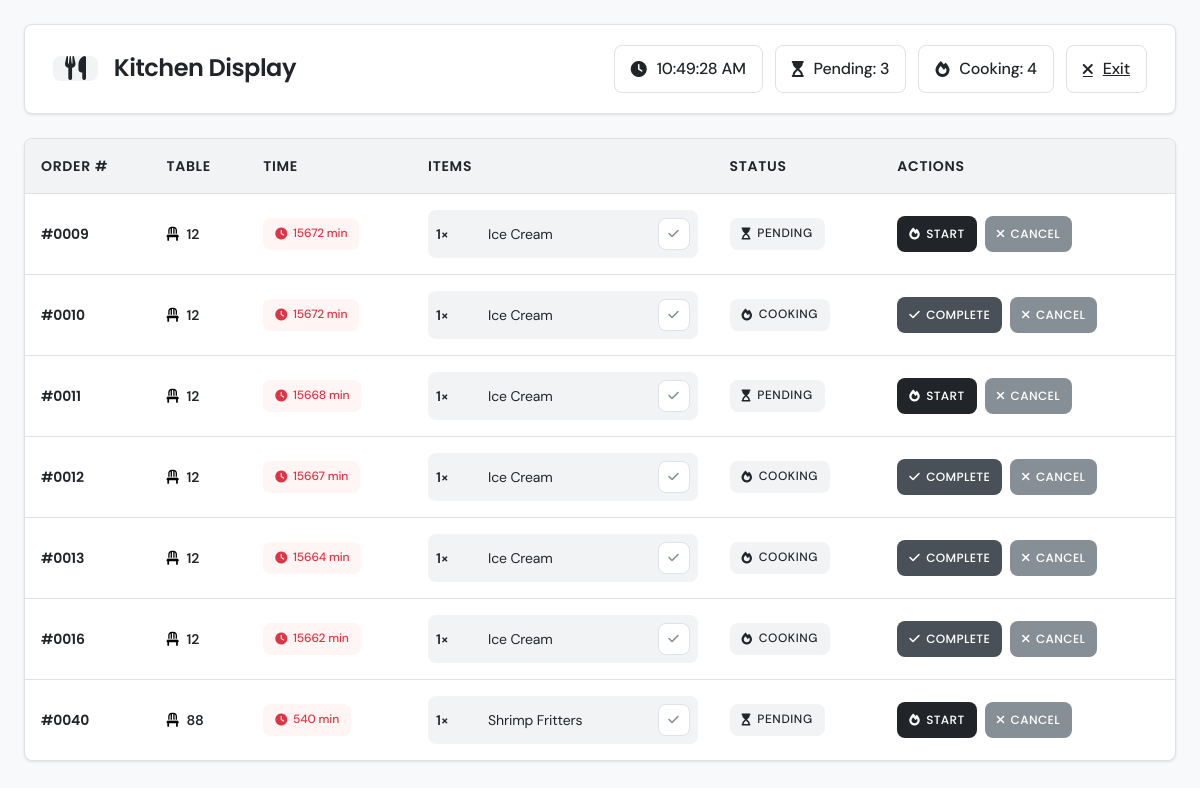
Page /admin/kitchen.php (signed in) on the committed database.
### tables this page shows
CREATE TABLE `orders` (
  `id` int(11) NOT NULL,
  `table_id` int(11) DEFAULT NULL,
  `status` enum('pending','processing','completed','cancelled') DEFAULT 'pending',
  `total_amount` decimal(10,2) DEFAULT 0.00,
  `created_at` timestamp NULL DEFAULT current_timestamp()
);

CREATE TABLE `tables` (
  `id` int(11) NOT NULL,
  `table_number` int(11) NOT NULL,
  `status` enum('active','inactive') DEFAULT 'active',
  `created_at` timestamp NULL DEFAULT current_timestamp()
);

### classes/Order.php (called while the page is built, shortened)
<?php
class Order extends Model {
    protected $table_name = "orders";
    protected $conn;
    public function __construct($db) {
        $this->conn = $db;
    }
    public function getOrdersByStatus($status) {
        try {
            $query = "SELECT o.*, t.table_number,
                      COUNT(oi.id) as item_count,
                      GROUP_CONCAT(
                        JSON_OBJECT(
                            'name', mi.name,
                            'quantity', oi.quantity,
                            'price', oi.price,
                            'instructions', COALESCE(oi.special_instructions, '')
                        )
                      ) as items_data
                      FROM " . $this->table_name . " o
                      LEFT JOIN tables t ON o.table_id = t.id
                      LEFT JOIN order_items oi ON o.id = oi.order_id
                      LEFT JOIN menu_items mi ON oi.menu_item_id = mi.id
                      WHERE o.status = :status
                      GROUP BY o.id, o.table_id, o.status, o.total_amount, o.created_at, t.table_number
                      ORDER BY o.created_at ASC";
            $stmt = $this->conn->prepare($query);
            $stmt->bindParam(':status', $status);
            $stmt->execute();
            $orders = $stmt->fetchAll(PDO::FETCH_ASSOC);
            foreach ($orders as &$order) {
                $items_data = explode('},{', trim($order['items_data'], '[]'));
                $order['items'] = [];
                $order['special_instructions'] = [];
                foreach ($items_data as $item_json) {
                    if (!empty($item_json)) {
                        $item = json_decode($item_json, true);
                        if ($item) {
                            $order['items'][] = $item['name'] . ' (' . $item['quantity'] . ')';
                        }
                    }
                }
            }
            return $orders;
        } catch (PDOException $e) {
            throw new Exception("Error fetching orders by status: " . $e->getMessage());
        }
    }
}
?>

### admin/kitchen.php (the view, shortened to what this page needs)
<?php
require_once(__DIR__ . '/../classes/Order.php');
$database = new Database();
$db = $database->getConnection();
$orderModel = new Order($db);
try {
    $pending_orders = $orderModel->getOrdersByStatus('pending');
    $processing_orders = $orderModel->getOrdersByStatus('processing');
    $all_orders = array_merge($pending_orders ?? [], $processing_orders ?? []);
    usort($all_orders, function($a, $b) {
        return strtotime($a['created_at']) - strtotime($b['created_at']);
    });
} catch (Exception $e) {
    $error_message = $e->getMessage();
    $pending_orders = [];
    $processing_orders = [];
    $all_orders = [];
}
?>
<!DOCTYPE html>
<html lang="en">
<head>
    <link href="https://cdn.jsdelivr.net/npm/bootstrap@5.1.3/dist/css/bootstrap.min.css" rel="stylesheet">
    <link href="https://cdnjs.cloudflare.com/ajax/libs/font-awesome/6.0.0/css/all.min.css" rel="stylesheet">
</head>
<body>
    <div class="kitchen-display">
        <header class="header">
            <div class="header-title">
                <i class="fas fa-utensils fa-lg"></i>
                <h1 class="page-title">Kitchen Display</h1>
            </div>
            <div class="header-stats">
                <div class="stat-box">
                    <i class="fas fa-clock"></i>
                    <span id="currentTime"></span>
                </div>
                <div class="stat-box">
                    <i class="fas fa-hourglass-start"></i>
                    <span>Pending: <?php echo count($pending_orders); ?></span>
                </div>
                <div class="stat-box">
                    <i class="fas fa-fire"></i>
                    <span>Cooking: <?php echo count($processing_orders); ?></span>
                </div>
                <a href="dashboard.php" class="stat-box">
                    <i class="fas fa-times"></i>
                    <span>Exit</span>
                </a>
            </div>
        </header>
        <?php if (empty($all_orders)): ?>
        <div class="no-orders">
            <i class="fas fa-check-circle"></i>
            <h2>All Caught Up!</h2>
            <p>No pending orders at the moment</p>
        </div>
        <?php else: ?>
        <div class="orders-table-container">
            <table class="orders-table">
                <thead>
                    <tr>
                        <th>Order #</th>
                        <th>Table</th>
                        <th>Time</th>
                        <th>Items</th>
                        <th>Status</th>
                        <th>Actions</th>
                    </tr>
                </thead>
                <tbody>
                    <?php foreach ($all_orders as $order):
                        $is_pending = $order['status'] === 'pending';
                        $order_time = strtotime($order['created_at']);
                        $time_diff = time() - $order_time;
                        $minutes = round($time_diff / 60);
                        $time_warning = ($is_pending && $minutes > 30) || (!$is_pending && $minutes > 45);
                    ?>
                    <tr class="<?php echo $is_pending ? 'pending' : 'cooking'; ?>"
                        data-order-id="<?php echo $order['id']; ?>"
                        data-status="<?php echo $is_pending ? 'pending' : 'processing'; ?>">
                        <td>
                            <div class="order-number">
                                #<?php echo str_pad($order['id'], 4, '0', STR_PAD_LEFT); ?>
                            </div>
                        </td>
                        <td>
                            <div class="table-info">
                                <i class="fas fa-chair"></i>
                                <span class="table-number"><?php echo htmlspecialchars($order['table_number']); ?></span>
                            </div>
                        </td>
                        <td>
                            <div class="time-badge <?php echo $time_warning ? 'warning' : ''; ?>">
                                <i class="fas fa-clock"></i>
                                <?php echo $minutes; ?> min
                            </div>
                        </td>
                        <td>
                            <div class="items-list">
                                <?php
                                $items = explode(', ', $order['items']);
                                foreach ($items as $index => $item):
                                    $item_parts = explode(' (', $item);
                                    $item_name = $item_parts[0];
                                    $quantity = rtrim($item_parts[1], ')');
                                ?>
                                <div class="item" data-item-id="<?php echo $index; ?>">
                                    <div class="quantity"><?php echo $quantity; ?>×</div>
                                    <div class="item-name"><?php echo htmlspecialchars($item_name); ?></div>
                                    <button class="item-btn" onclick="toggleItemComplete(this)" title="Mark as complete">
                                        <i class="fas fa-check"></i>
                                    </button>
                                </div>
                                <?php endforeach; ?>
                            </div>
                        </td>
                        <td>
                            <div class="status-badge">
                                <?php if ($is_pending): ?>
                                <i class="fas fa-hourglass-start"></i> PENDING
                                <?php else: ?>
                                <i class="fas fa-fire"></i> COOKING
                                <?php endif; ?>
                            </div>
                        </td>
                        <td>
                            <div class="action-buttons">
                                <form method="POST" class="order-form">
                                    <button type="submit" name="update_status" class="action-btn">
                                        <?php if ($is_pending): ?>
                                        <i class="fas fa-fire"></i> START
                                        <?php else: ?>
                                        <i class="fas fa-check"></i> COMPLETE
                                        <?php endif; ?>
                                    </button>
                                </form>
                                <form method="POST" class="cancel-form" onsubmit="return confirmCancel()">
                                    <button type="submit" name="update_status" class="cancel-btn">
                                        <i class="fas fa-times"></i> CANCEL
                                    </button>
                                </form>
                            </div>
                        </td>
                    </tr>
                    <?php endforeach; ?>
                </tbody>
            </table>
        </div>
        <?php endif; ?>
    </div>
</body>
</html>

### rows in the picture
orders: id "0009", table.table_number "12", quantity "1", item_name "Ice Cream", status "pending" (drawn)
orders: id "0010", table.table_number "12", quantity "1", item_name "Ice Cream", status "processing" (drawn)
orders: id "0011", table.table_number "12", quantity "1", item_name "Ice Cream", status "pending" (drawn)
orders: id "0012", table.table_number "12", quantity "1", item_name "Ice Cream", status "processing" (drawn)
orders: id "0013", table.table_number "12", quantity "1", item_name "Ice Cream", status "processing" (drawn)
orders: id "0016", table.table_number "12", quantity "1", item_name "Ice Cream", status "processing" (drawn)
orders: id "0040", table.table_number "88", quantity "1", item_name "Shrimp Fritters", status "pending" (drawn)

### other values in the picture
count($pending_orders) "3"
count($processing_orders) "4"
